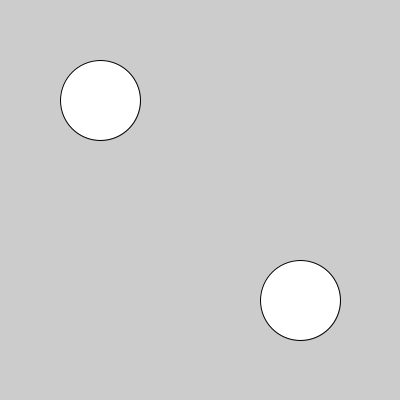
Frame 1 (no input)
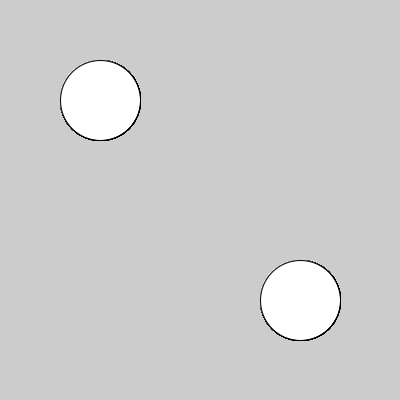
Frame 60 (the mouse pressed at the canvas centre just before this capture)
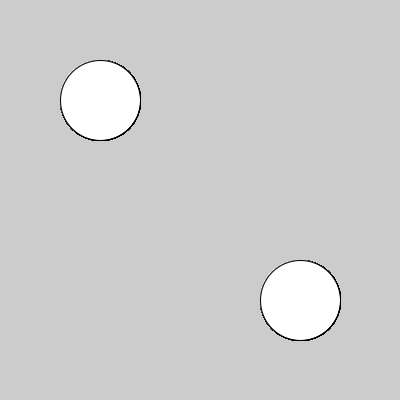
Frame 120 (the mouse held since frame 60 and released just before this capture)

The Processing sketch that drew these frames (run headless with seeded random() and noise(); from frame 60 on, the mouse is pressed at the canvas centre):

// Processing sketch: w5_firday_quiz
// ── w5_firday_quiz.pde
class Ball {
  float position_x;
  float position_y;
  int size;
  
  Ball(float tempx, float tempy, int tempSize) {
    position_x = tempx;
    position_y = tempy;
    size = tempSize;
  }
  
  void draw() {
    ellipse(position_x,position_y,size,size);
  }
}

Ball[] balls = new Ball[2];

void setup() {
  size(400,400);
  balls[0] = new Ball(100,100,80);
  balls[1] = new Ball(300,300,80);
}

void draw() {
  balls[0].draw();
  balls[1].draw();
}
